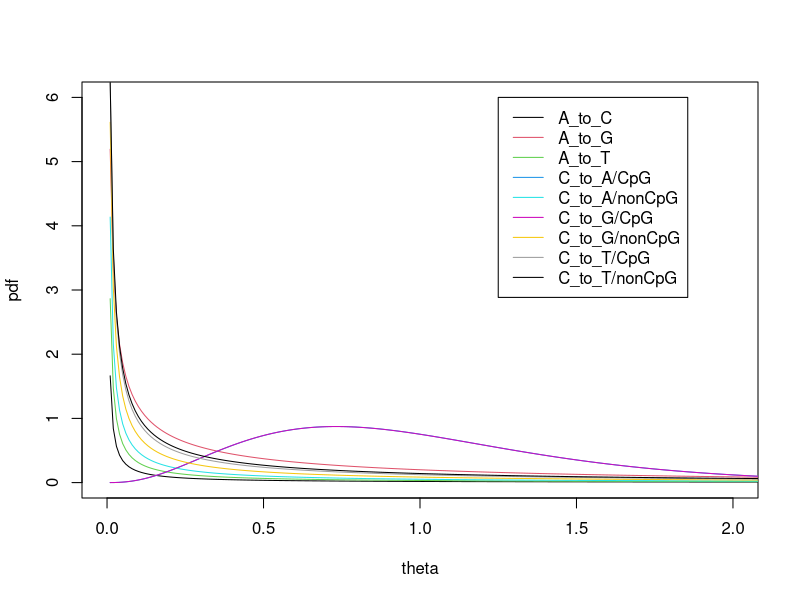
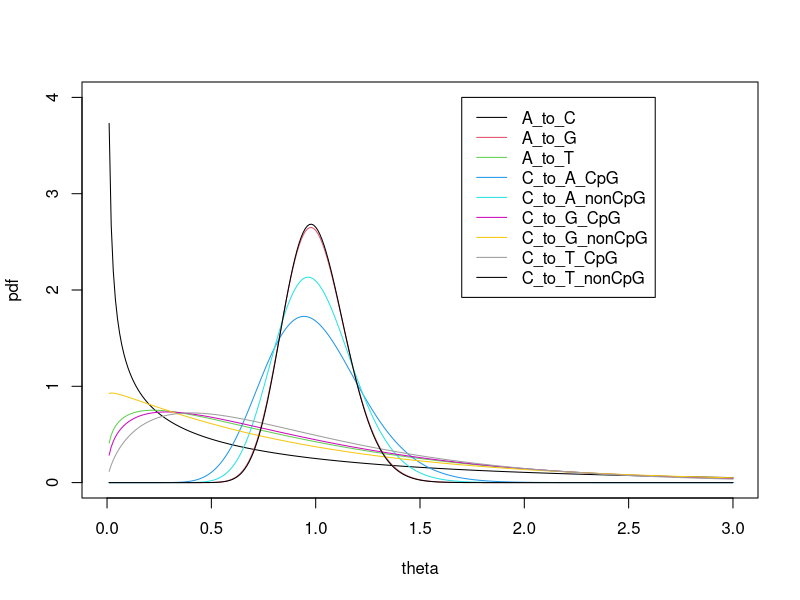

These figures' R source, in order:
## ---- chunk 1
knitr::opts_chunk$set(echo = TRUE)
library(ggplot2)
library(RColorBrewer)
## ---- chunk 2
alpha.100 <- read.table("data/mute_type_100_alpha.txt", header=T)
knitr::kable(alpha.100)
## ---- chunk 3
gamma.pdf <- data.frame(x=1:300/100)
plot(NULL, xlim=c(0,2), ylim=c(0,6), ylab="pdf", xlab="theta")
for (i in 1:nrow(alpha.100)) {
  gamma.pdf[alpha.100[i,1]] <- dgamma(gamma.pdf$x, alpha.100[i,2], alpha.100[i,2])
  lines(gamma.pdf$x, gamma.pdf[alpha.100[i,1]][[1]], col=i)
}
legend(1.25,6, legend = alpha.100[,1], col=1:9, lty=1)
## ---- chunk 4
alpha.5k <- read.table("data/mute_type_5k_alpha.txt", header=T)
ind.A <- startsWith(alpha.5k$mut_type, "A")
ind.C <- !ind.A
alpha.5k$mut_type[ind.A] <- substr(alpha.5k$mut_type[ind.A], 1, unlist(gregexec("_and",alpha.5k$mut_type[ind.A]))-1)
alpha.5k$mut_type[ind.C] <- substr(alpha.5k$mut_type[ind.C], 1, unlist(gregexec("_5k",alpha.5k$mut_type[ind.C]))-1)
knitr::kable(alpha.5k)
## ---- chunk 5
gamma.pdf <- data.frame(x=1:300/100)
plot(NULL, xlim=c(0,3), ylim=c(0,4), ylab="pdf", xlab="theta")
for (i in 1:nrow(alpha.5k)) {
  gamma.pdf[alpha.5k[i,1]] <- dgamma(gamma.pdf$x, alpha.5k[i,2], alpha.5k[i,2])
  lines(gamma.pdf$x, gamma.pdf[alpha.5k[i,1]][[1]], col=i)
}
legend(1.7, 4, legend = alpha.5k[,1], col=1:9, lty=1)
